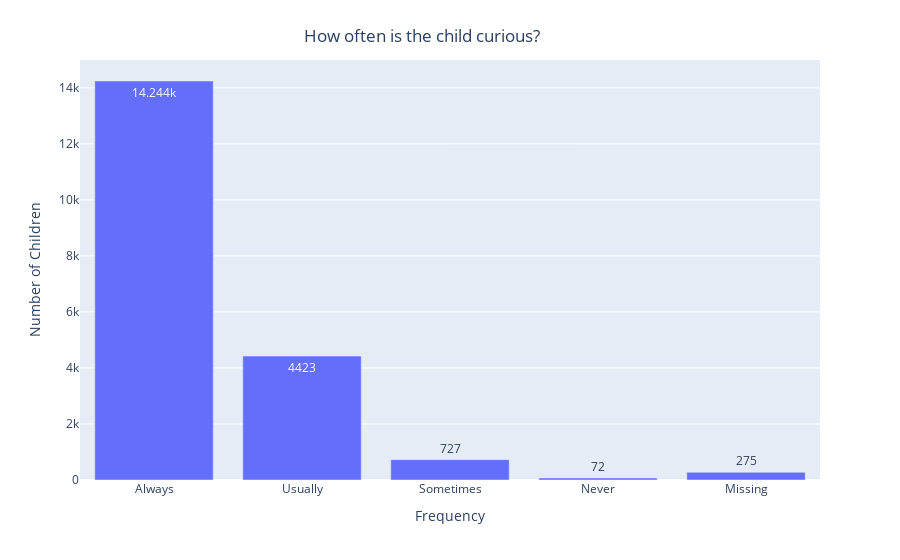

Source (notebook cell):
### Code cell
create_graphs(child_flourishing_df, 'curious_child')

### Figure 1 — Plotly figure (JSON) as saved in the notebook; plotly's stock layout.template omitted (floating-point values rounded to 4 significant figures)
{"data": [{"alignmentgroup": "True", "hovertemplate": "x=%{x}<br>y=%{y}<extra></extra>", "legendgroup": "", "marker": {"color": "#636efa", "pattern": {"shape": ""}}, "name": "", "offsetgroup": "", "orientation": "v", "showlegend": false, "textposition": "auto", "texttemplate": "%{y}", "type": "bar", "x": ["Always", "Usually", "Sometimes", "Never", "Missing"], "xaxis": "x", "y": [14244, 4423, 727, 72, 275], "yaxis": "y"}], "layout": {"autosize": true, "barmode": "relative", "legend": {"tracegroupgap": 0}, "margin": {"t": 60}, "title": {"text": "How often is the child curious?", "x": 0.6, "xanchor": "right", "yanchor": "top"}, "xaxis": {"anchor": "y", "autorange": true, "domain": [0, 1], "range": [-0.5, 4.5], "title": {"text": "Frequency"}, "type": "category"}, "yaxis": {"anchor": "x", "autorange": true, "domain": [0, 1], "range": [0, 14990.0], "title": {"text": "Number of Children"}, "type": "linear"}}}
